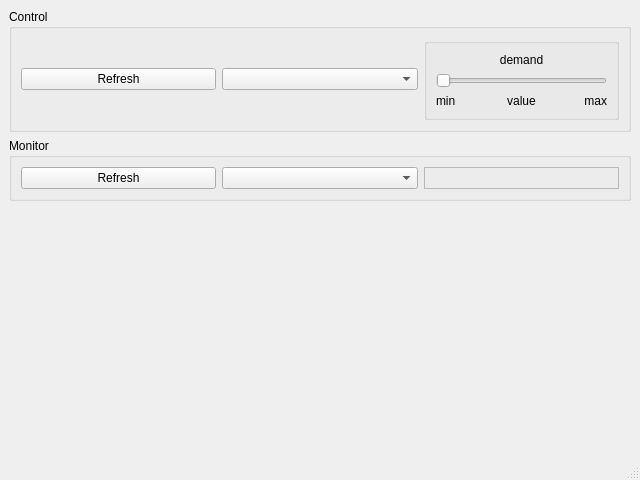
<?xml version="1.0" encoding="UTF-8"?>
<ui version="4.0">
 <class>MainWindow</class>
 <widget class="QMainWindow" name="MainWindow">
  <property name="geometry">
   <rect>
    <x>0</x>
    <y>0</y>
    <width>640</width>
    <height>480</height>
   </rect>
  </property>
  <property name="windowTitle">
   <string>MainWindow</string>
  </property>
  <widget class="QWidget" name="centralwidget">
   <layout class="QVBoxLayout" name="verticalLayout">
    <item>
     <widget class="QGroupBox" name="pControlGroup">
      <property name="title">
       <string>Control</string>
      </property>
      <layout class="QHBoxLayout" name="horizontalLayout_2">
       <item>
        <widget class="QPushButton" name="pCtrlRefresh">
         <property name="text">
          <string>Refresh</string>
         </property>
        </widget>
       </item>
       <item>
        <widget class="QComboBox" name="pCtrlList"/>
       </item>
       <item>
        <widget class="QGroupBox" name="groupBox">
         <property name="title">
          <string/>
         </property>
         <layout class="QGridLayout" name="gridLayout">
          <item row="3" column="1">
           <widget class="QLabel" name="pCtrlSetValue">
            <property name="text">
             <string>value</string>
            </property>
            <property name="alignment">
             <set>Qt::AlignCenter</set>
            </property>
           </widget>
          </item>
          <item row="1" column="0" colspan="3">
           <widget class="QSlider" name="pCtrlSetter">
            <property name="orientation">
             <enum>Qt::Horizontal</enum>
            </property>
            <property name="tickPosition">
             <enum>QSlider::NoTicks</enum>
            </property>
           </widget>
          </item>
          <item row="3" column="2">
           <widget class="QLabel" name="pCtrlMax">
            <property name="text">
             <string>max</string>
            </property>
            <property name="alignment">
             <set>Qt::AlignRight|Qt::AlignTrailing|Qt::AlignVCenter</set>
            </property>
           </widget>
          </item>
          <item row="3" column="0">
           <widget class="QLabel" name="pCtrlMin">
            <property name="text">
             <string>min</string>
            </property>
           </widget>
          </item>
          <item row="0" column="0" colspan="3">
           <widget class="QLabel" name="pCtrlDemand">
            <property name="text">
             <string>demand</string>
            </property>
            <property name="alignment">
             <set>Qt::AlignCenter</set>
            </property>
           </widget>
          </item>
         </layout>
        </widget>
       </item>
      </layout>
     </widget>
    </item>
    <item>
     <widget class="QGroupBox" name="pMonitorGroup">
      <property name="title">
       <string>Monitor</string>
      </property>
      <layout class="QHBoxLayout" name="horizontalLayout">
       <item>
        <widget class="QPushButton" name="pLogRefresh">
         <property name="text">
          <string>Refresh</string>
         </property>
        </widget>
       </item>
       <item>
        <widget class="QComboBox" name="pLogList"/>
       </item>
       <item>
        <widget class="QLabel" name="pLogWatch">
         <property name="frameShape">
          <enum>QFrame::StyledPanel</enum>
         </property>
         <property name="frameShadow">
          <enum>QFrame::Sunken</enum>
         </property>
         <property name="text">
          <string/>
         </property>
        </widget>
       </item>
      </layout>
     </widget>
    </item>
    <item>
     <widget class="Plot" name="pLogPlot" native="true">
      <property name="sizePolicy">
       <sizepolicy hsizetype="MinimumExpanding" vsizetype="MinimumExpanding">
        <horstretch>0</horstretch>
        <verstretch>0</verstretch>
       </sizepolicy>
      </property>
     </widget>
    </item>
   </layout>
  </widget>
  <widget class="QMenuBar" name="menubar">
   <property name="geometry">
    <rect>
     <x>0</x>
     <y>0</y>
     <width>640</width>
     <height>19</height>
    </rect>
   </property>
  </widget>
  <widget class="QStatusBar" name="statusbar"/>
 </widget>
 <customwidgets>
  <customwidget>
   <class>Plot</class>
   <extends>QWidget</extends>
   <header location="global">Plot.h</header>
   <container>1</container>
  </customwidget>
 </customwidgets>
 <resources/>
 <connections/>
</ui>
